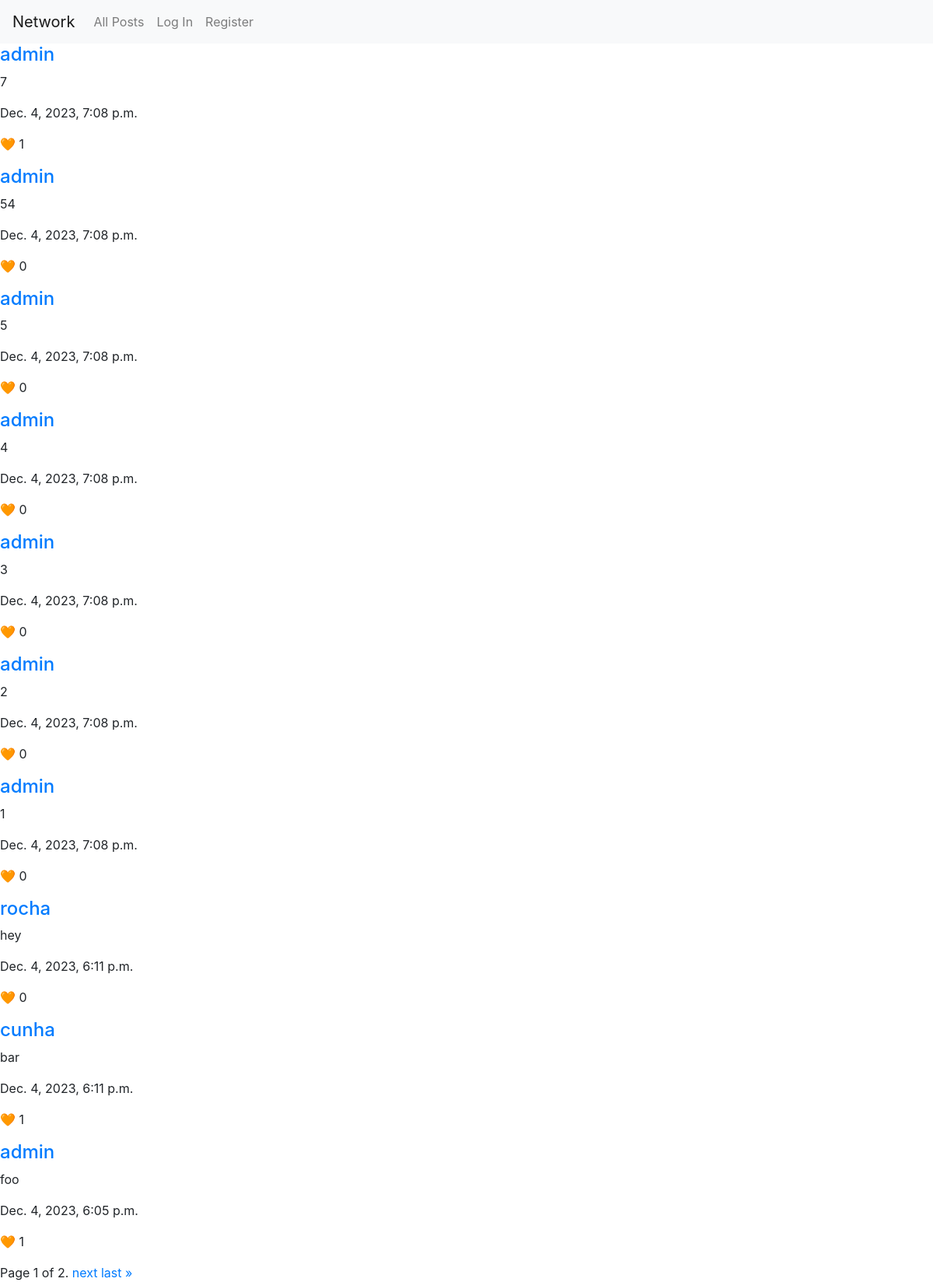
Screenshot of /allposts with the database file from the repository.
### network/models.py (models this page shows)
class Posts(models.Model):
    user = models.ForeignKey(User, related_name="posts", on_delete=models.PROTECT)
    content = models.TextField(max_length=400)
    time = models.DateTimeField(auto_now_add=True)

class User(AbstractUser):
    def __str__(self):
        return self.username

class Likes(models.Model):
    post = models.OneToOneField(Posts, on_delete=models.CASCADE, related_name="postlikes", null=True)
    like = models.IntegerField(default=0)
    users = models.ManyToManyField(User, null=True, blank=True)

### network/views.py (the view)
# urls.py: path("allposts", views.allposts, name="allposts"),
@csrf_exempt
def allposts(request):
    if request.method == "POST":
        data = json.loads(request.body)
        newcontent = data.get("newcontent")
        print(newcontent)
        postid = data.get("postid")
        user = User.objects.get(pk=request.user.id)
        userposts = Posts.objects.filter(user=user)
        post = Posts.objects.get(pk=postid)
        if post in userposts:
            post.content = newcontent
            post.save()
            return JsonResponse({"newcontent": newcontent})
        else:
            return HttpResponseRedirect(reverse("index"))
    else:
        posts = Posts.objects.all().order_by("-time")
        paginator = Paginator(posts, 10)
        page_number = request.GET.get("page")
        page_obj = paginator.get_page(page_number)
        return render(request, "network/index.html", {
            "posts": page_obj
        })

### network/templates/network/index.html (shortened to what this page needs)
{% extends "network/layout.html" %}
{% load static %}
{% block body %}
    {% for post in posts %}
    <div class="posts">
        <a href="{% url 'profile' post.user.id %}"><h4>{{ post.user.username }}</h4></a>
        <div class="content">
            <p id="content{{post.id}}">{{ post.content }}</p>
        </div>
        <p>{{ post.time }}</p>
        {% if user.is_authenticated %}
        <div>
            {% if user in post.postlikes.users.all %}
            <p class="likepost" id="likepost{{post.id}}" data-id="{{ post.id }}" data-like="-1">&#x1F9E1;<span id="postlikes{{post.id}}">{{ post.postlikes.like }}</span></p>
            {% else %}
            <p class="likepost" id="likepost{{post.id}}" data-id="{{ post.id }}" data-like="1">&#x1F90D;<span id="postlikes{{post.id}}">{{ post.postlikes.like }}</span></p>
            {% endif %}
        </div>
        {% else %}
        <div>
            <p>&#x1F9E1; {{ post.postlikes.like }}</p>
        </div>
        {% endif %}
    </div>
    {% endfor %}
    <div class="pagination">
        <span class="step-links">
            <span class="current">
                Page {{ posts.number }} of {{ posts.paginator.num_pages }}.
            </span>
            {% if posts.has_next %}
                <a href="?page={{ posts.next_page_number }}">next</a>
                <a href="?page={{ posts.paginator.num_pages }}">last &raquo;</a>
            {% endif %}
        </span>
    </div>
{% endblock %}

### rows the page displays
Posts: user.username "admin", content "7", time "Dec. 4, 2023, 7:08 p.m.", postlikes.like "1"
Posts: user.username "admin", content "54", time "Dec. 4, 2023, 7:08 p.m.", postlikes.like "0"
Posts: user.username "admin", content "5", time "Dec. 4, 2023, 7:08 p.m.", postlikes.like "0"
Posts: user.username "admin", content "4", time "Dec. 4, 2023, 7:08 p.m.", postlikes.like "0"
Posts: user.username "admin", content "3", time "Dec. 4, 2023, 7:08 p.m.", postlikes.like "0"
Posts: user.username "admin", content "2", time "Dec. 4, 2023, 7:08 p.m.", postlikes.like "0"
Posts: user.username "admin", content "1", time "Dec. 4, 2023, 7:08 p.m.", postlikes.like "0"
Posts: user.username "rocha", content "hey", time "Dec. 4, 2023, 6:11 p.m.", postlikes.like "0"
Posts: user.username "cunha", content "bar", time "Dec. 4, 2023, 6:11 p.m.", postlikes.like "1"
Posts: user.username "admin", content "foo", time "Dec. 4, 2023, 6:05 p.m.", postlikes.like "1"

### other values shown
{{ posts.number }} "1"
{{ posts.paginator.num_pages }} "2"
